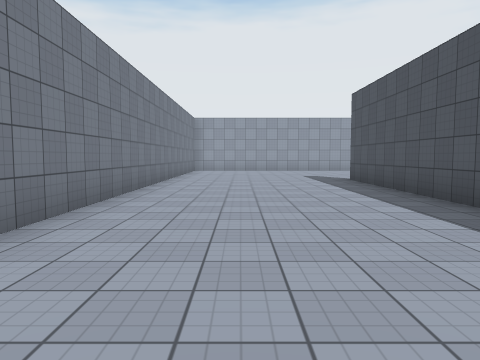
View 1 (above)

19 first-person views from a walk through a Unity game level. The camera is 1.4 m above the floor, tilts 4° down and sees 70° across. The floor is counted in squares, 2 m on a side. Each view is taken from the middle of a square. On the plan, view 1 faces up. The plan holds only what a view shows up to about 11 squares ahead; the rest is blank. The place goes on beyond the plan. The player is left out. Surface patterns are stand-ins for the level's own textures.

View 2
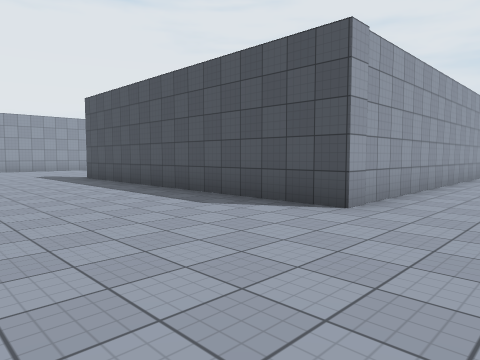

View 3
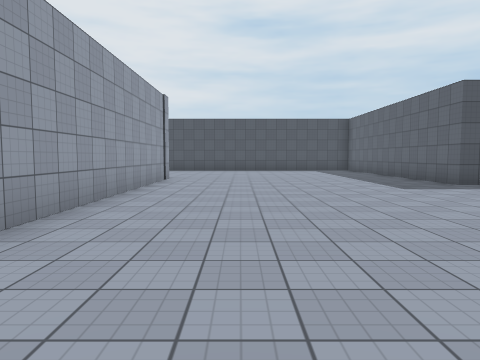

View 4
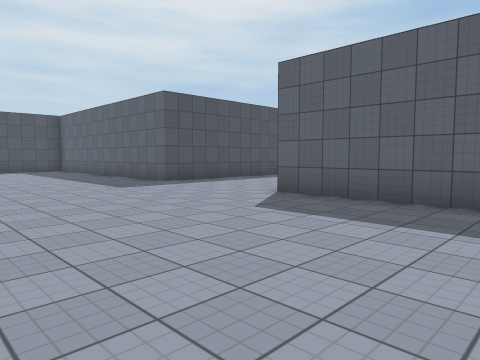

View 5
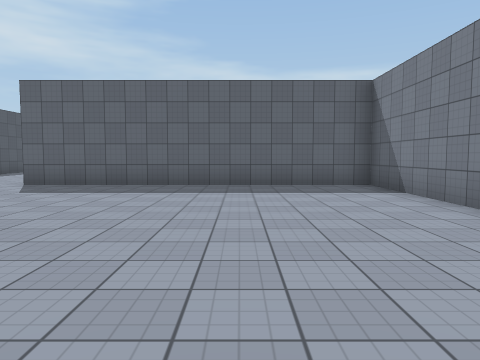

View 6
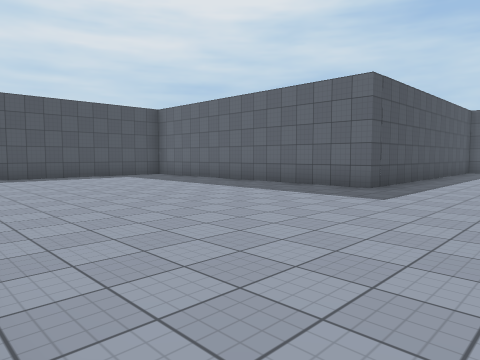

View 7
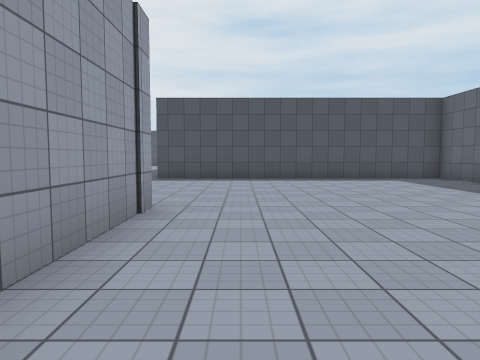

View 8
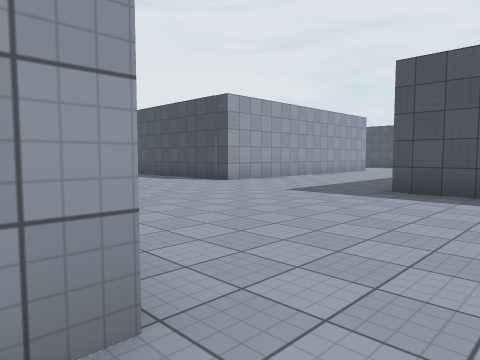

View 9
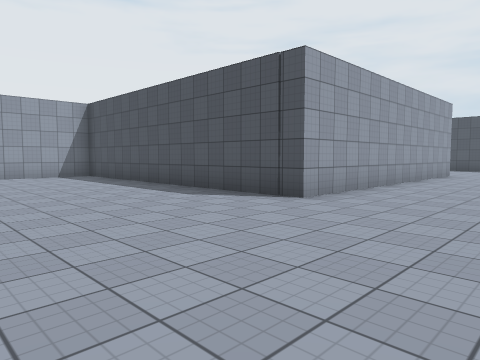

View 10
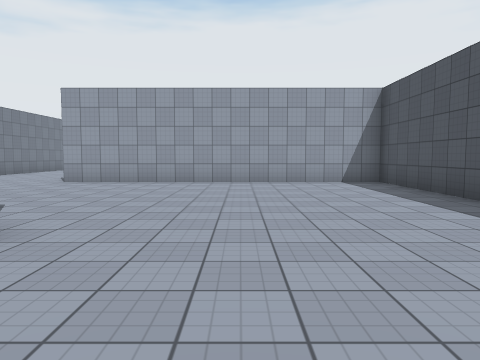

View 11
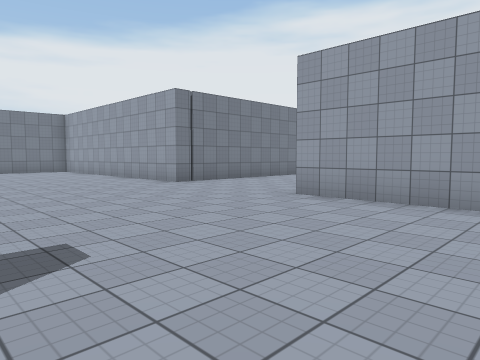

View 12
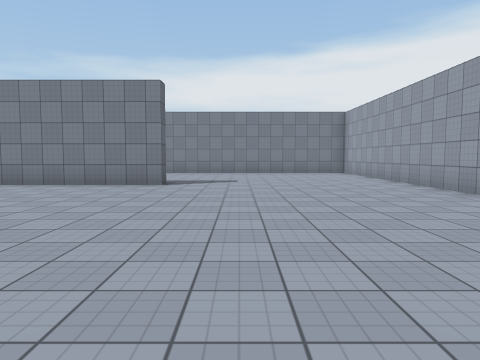

View 13
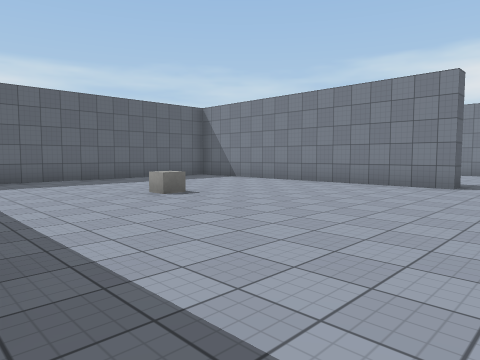

View 14
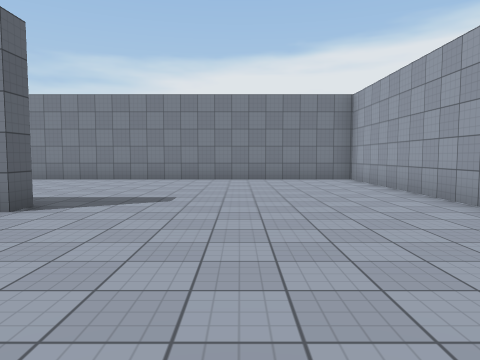

View 15
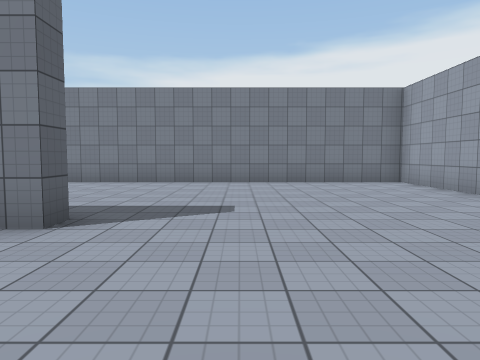

View 16
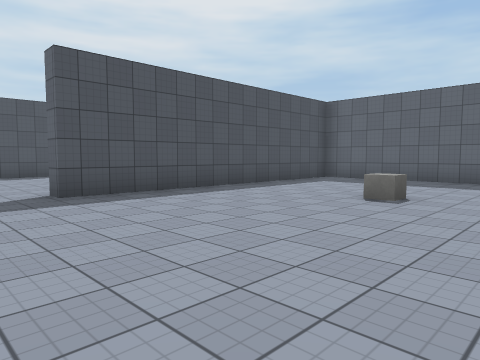

View 17
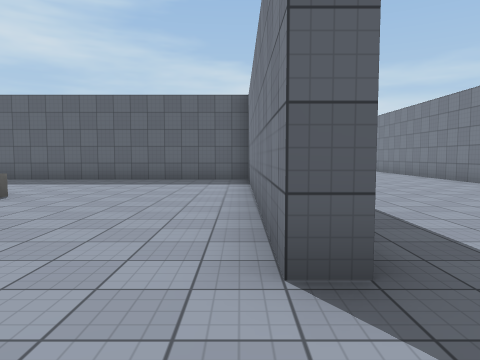

View 18
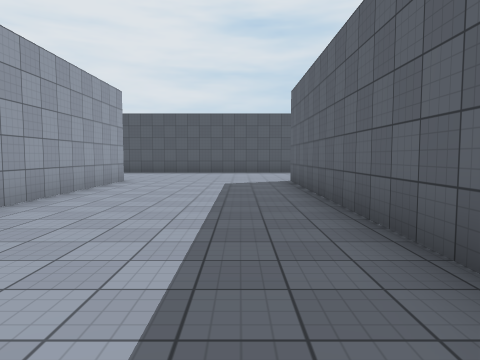

View 19
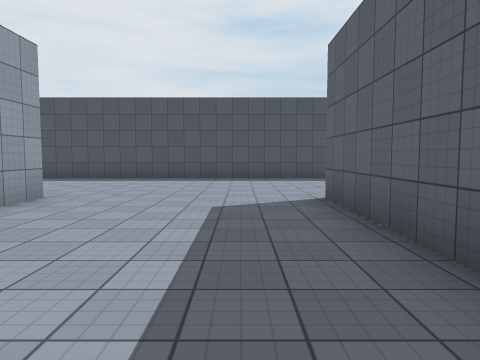

### Floor plan
Points are (right, up) in squares from view 1. A wall is a line through its corners. A room is listed if a view was taken in it or the views show most of it. See-through windows are left out.
Room 1 (views 1, 2, 3, 4, 5, 6, 7, 8, 9, 10, 11, 12, 13, 14, 15, 16, 17, 18, 19)
walls: (12.1, 2.5) (12.1, 10.1) (12.8, 10.1); (12.8, 1.2) (3.3, 1.2) (3.3, 10.1) (3.7, 10.1) (3.7, 2.6); (20, 2.6) (27.8, 2.6); (3.6, 1.8) (11.4, 1.8); (17, -6.3) (18.8, -6.3) (18.8, 2.6); (10.2, -8.5) (10.2, -6.3) (15.4, -6.3); (27.8, 7.3) (18.8, 7.3) (18.8, 16.2) (10.2, 16.2); (6.3, 18.5) (6.3, 16.2) (-2.1, 16.2) (-2.1, 0.9); (-2.1, -2.4) (-2.1, -6.3) (6.2, -6.3); (32.7, 1.2) (32.7, 10.2)
objects: cube (8, 6)

Where each view was taken, in squares from view 1:
view 1: 0 up, 0 right, facing up
view 2: 1 down, 1 left, facing up-right
view 3: 1 down, 2 right, facing right
view 4: 1 down, 2 right, facing down-right
view 5: 2 up, 1 right, facing down
view 6: 1 up, 7 right, facing down-right
view 7: 0 up, 8 right, facing right
view 8: 0 up, 12 right, facing up-right
view 9: 4 up, 14 right, facing up-right
view 10: 7 up, 15 right, facing up
view 11: 11 up, 14 right, facing up-left
view 12: 12 up, 12 right, facing left
view 13: 12 up, 12 right, facing down-left
view 14: 13 up, 8 right, facing left
view 15: 12 up, 7 right, facing left
view 16: 12 up, 6 right, facing down-right
view 17: 12 up, 4 right, facing down
view 18: 4 up, 18 right, facing right
view 19: 4 up, 22 right, facing right
